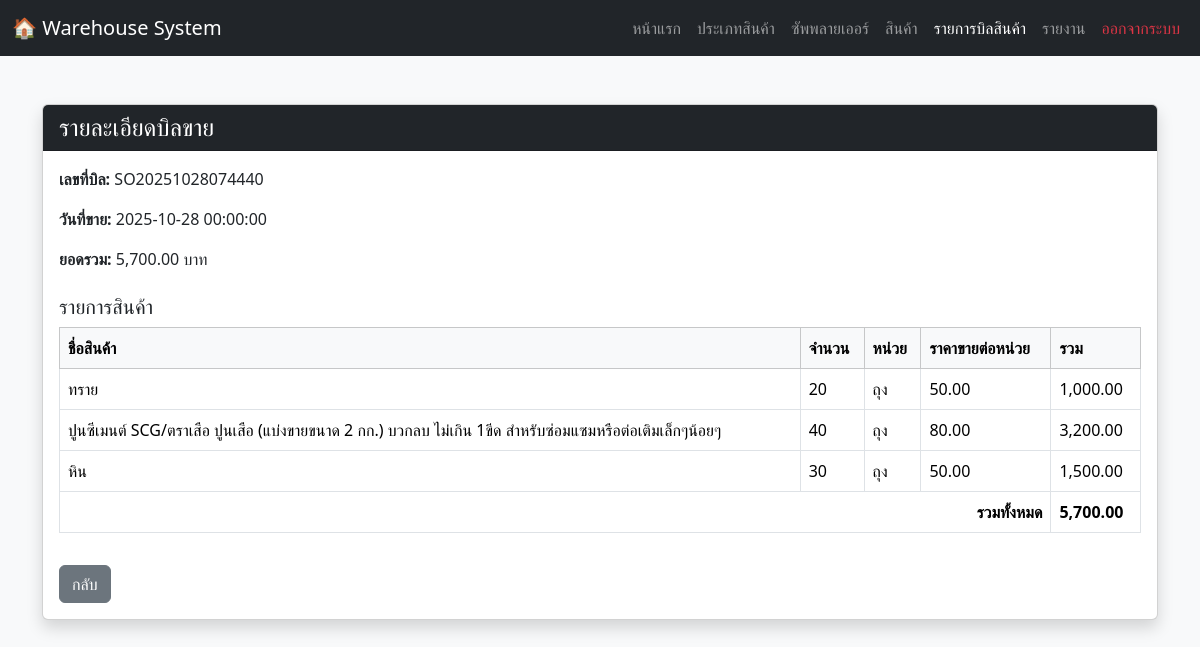
The page /sale_detail.php?sale_id=5 on the database its author committed.
### tables this page shows
CREATE TABLE `sales` (
  `sale_id` int(11) NOT NULL,
  `sale_number` varchar(20) DEFAULT NULL,
  `user_id` int(11) DEFAULT NULL,
  `sale_date` datetime DEFAULT current_timestamp(),
  `total_amount` decimal(12,2) DEFAULT NULL
);

CREATE TABLE `sale_details` (
  `sale_detail_id` int(11) NOT NULL,
  `sale_id` int(11) DEFAULT NULL,
  `product_id` int(11) DEFAULT NULL,
  `quantity` int(11) NOT NULL,
  `sale_price` decimal(10,2) NOT NULL
);

CREATE TABLE `products` (
  `product_id` int(11) NOT NULL,
  `product_name` varchar(150) NOT NULL,
  `category_id` int(11) DEFAULT NULL,
  `supplier_id` int(11) DEFAULT NULL,
  `unit` varchar(50) DEFAULT NULL,
  `stock_qty` int(11) NOT NULL DEFAULT 0,
  `selling_price` decimal(10,2) NOT NULL,
  `reorder_level` int(11) DEFAULT 0,
  `image_path` varchar(255) DEFAULT NULL
);

### sale_detail.php (the view, shortened to what this page needs)
<?php
include 'connection.php';
$sale_id = $_GET['sale_id'];
$sql_sale = "SELECT sale_id, sale_number, sale_date, total_amount
             FROM sales
             WHERE sale_id = ?";
$stmt = $conn->prepare($sql_sale);
$stmt->bind_param("i", $sale_id);
$stmt->execute();
$result_sale = $stmt->get_result();
$sale = $result_sale->fetch_assoc();
$sql_detail = "SELECT sd.*, p.product_name, p.unit
               FROM sale_details sd
               JOIN products p ON sd.product_id = p.product_id
               WHERE sd.sale_id = ?";
$stmt2 = $conn->prepare($sql_detail);
$stmt2->bind_param("i", $sale_id);
$stmt2->execute();
$result_detail = $stmt2->get_result();
?>
<!DOCTYPE html>
<html lang="th">
<head>
    <link href="https://cdn.jsdelivr.net/npm/bootstrap@5.3.2/dist/css/bootstrap.min.css" rel="stylesheet">
</head>
<body class="bg-light">
  <nav class="navbar navbar-expand-lg navbar-dark bg-dark">
    <div class="container-fluid">
      <a class="navbar-brand" href="#">🏠 Warehouse System</a>
      <div class="collapse navbar-collapse" id="navbarNav">
        <ul class="navbar-nav ms-auto">
          <li class="nav-item"><a class="nav-link" href="homepage.php">หน้าแรก</a></li>
          <li class="nav-item"><a class="nav-link" href="categories.php">ประเภทสินค้า</a></li>
          <li class="nav-item"><a class="nav-link" href="suppliers.php">ซัพพลายเออร์</a></li>
          <li class="nav-item"><a class="nav-link" href="products.php">สินค้า</a></li>
          <li class="nav-item"><a class="nav-link active" href="warehouse_page.php">รายการบิลสินค้า</a></li>
          <li class="nav-item"><a class="nav-link" href="report.php">รายงาน</a></li>
          <li class="nav-item"><a class="nav-link text-danger" href="logout.php">ออกจากระบบ</a></li>
        </ul>
      </div>
    </div>
  </nav>
<div class="container mt-5 mb-5">
  <div class="card shadow">
    <div class="card-header bg-dark text-white">
      <h4 class="mb-0">รายละเอียดบิลขาย</h4>
    </div>
    <div class="card-body">
      <p><strong>เลขที่บิล:</strong> <?= htmlspecialchars($sale['sale_number']) ?></p>
      <p><strong>วันที่ขาย:</strong> <?= htmlspecialchars($sale['sale_date']) ?></p>
      <p><strong>ยอดรวม:</strong> <?= number_format($sale['total_amount'], 2) ?> บาท</p>
      <h5 class="mt-4">รายการสินค้า</h5>
      <table class="table table-bordered">
        <thead class="table-light">
          <tr>
            <th>ชื่อสินค้า</th>
            <th>จำนวน</th>
            <th>หน่วย</th>
            <th>ราคาขายต่อหน่วย</th>
            <th>รวม</th>
          </tr>
        </thead>
        <tbody>
        <?php
        $total = 0;
        while ($row = $result_detail->fetch_assoc()) {
            $sum = $row['quantity'] * $row['sale_price'];
            $total += $sum;
            echo "<tr>
                    <td class='product-name-col'>" . htmlspecialchars($row['product_name']) . "</td>
                    <td>{$row['quantity']}</td>
                    <td>{$row['unit']}</td>
                    <td>" . number_format($row['sale_price'], 2) . "</td>
                    <td>" . number_format($sum, 2) . "</td>
                  </tr>";
        }
        ?>
        </tbody>
        <tfoot>
          <tr>
            <th colspan="4" class="text-end">รวมทั้งหมด</th>
            <th><?= number_format($total, 2) ?></th>
          </tr>
        </tfoot>
      </table>
      <a href="warehouse_page.php" class="btn btn-secondary mt-3">กลับ</a>
    </div>
  </div>
</div>
</body>
</html>

### sale_detail.php (style rules this page uses)
.product-name-col { word-wrap: break-word; overflow-wrap: break-word; }

### rows shown on the page
sales: sale_number "SO20251028074440", sale_date "2025-10-28 00:00:00", total_amount "5,700.00"
sale_details: product.product_name "ทราย", quantity "20", product.unit "ถุง", sale_price "50.00", sum "1,000.00"
sale_details: product.product_name "ปูนซีเมนต์ SCG/ตราเสือ ปูนเสือ (แบ่งขายขนาด 2 กก.) บวกลบ ไม่เกิน 1ขีด สำหรับซ่อมแซมหรือต่อเติมเล็กๆน้อยๆ", quantity "40", product.unit "ถุง", sale_price "80.00", sum "3,200.00"
sale_details: product.product_name "หิน", quantity "30", product.unit "ถุง", sale_price "50.00", sum "1,500.00"

### other values the page prints
$total "5,700.00"
